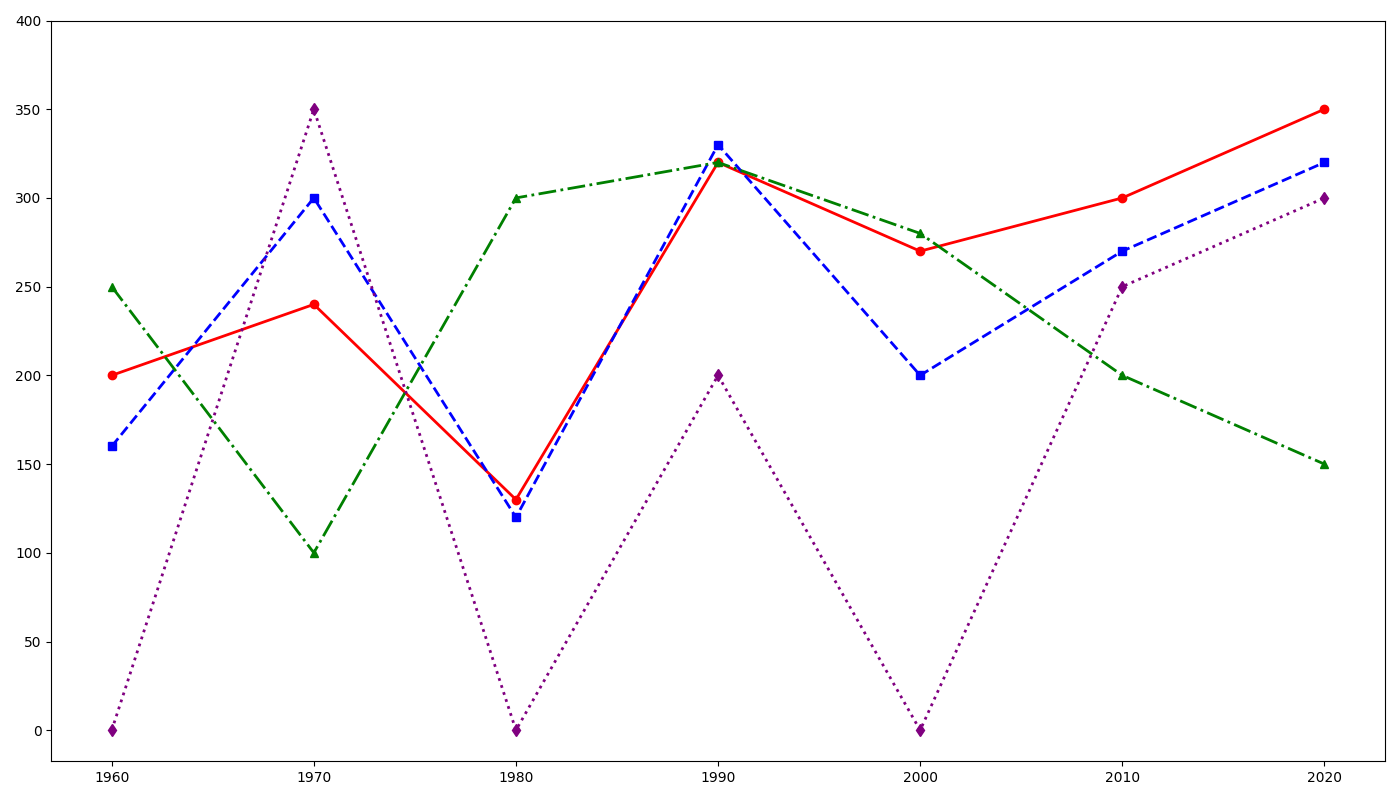

Write the Python code that produced this figure.
import matplotlib.pyplot as plt
import numpy as np

decades = np.array([1960, 1970, 1980, 1990, 2000, 2010, 2020])

# Randomly altered data within original dimensional structure
japan_speeds = [200, 240, 130, 320, 270, 300, 350]
france_speeds = [160, 300, 120, 330, 200, 270, 320]
germany_speeds = [250, 100, 300, 320, 280, 200, 150]
china_speeds = [0, 350, 0, 200, 0, 250, 300]

# Create the plot
fig, ax = plt.subplots(figsize=(14, 8))
ax.plot(decades, japan_speeds, marker='o', linestyle='-', linewidth=2, color='red')
ax.plot(decades, france_speeds, marker='s', linestyle='--', linewidth=2, color='blue')
ax.plot(decades, germany_speeds, marker='^', linestyle='-.', linewidth=2, color='green')
ax.plot(decades, china_speeds, marker='d', linestyle=':', linewidth=2, color='purple')

ax.set_xticks(decades)
ax.set_yticks(np.arange(0, 401, 50))

plt.tight_layout()
plt.show()
